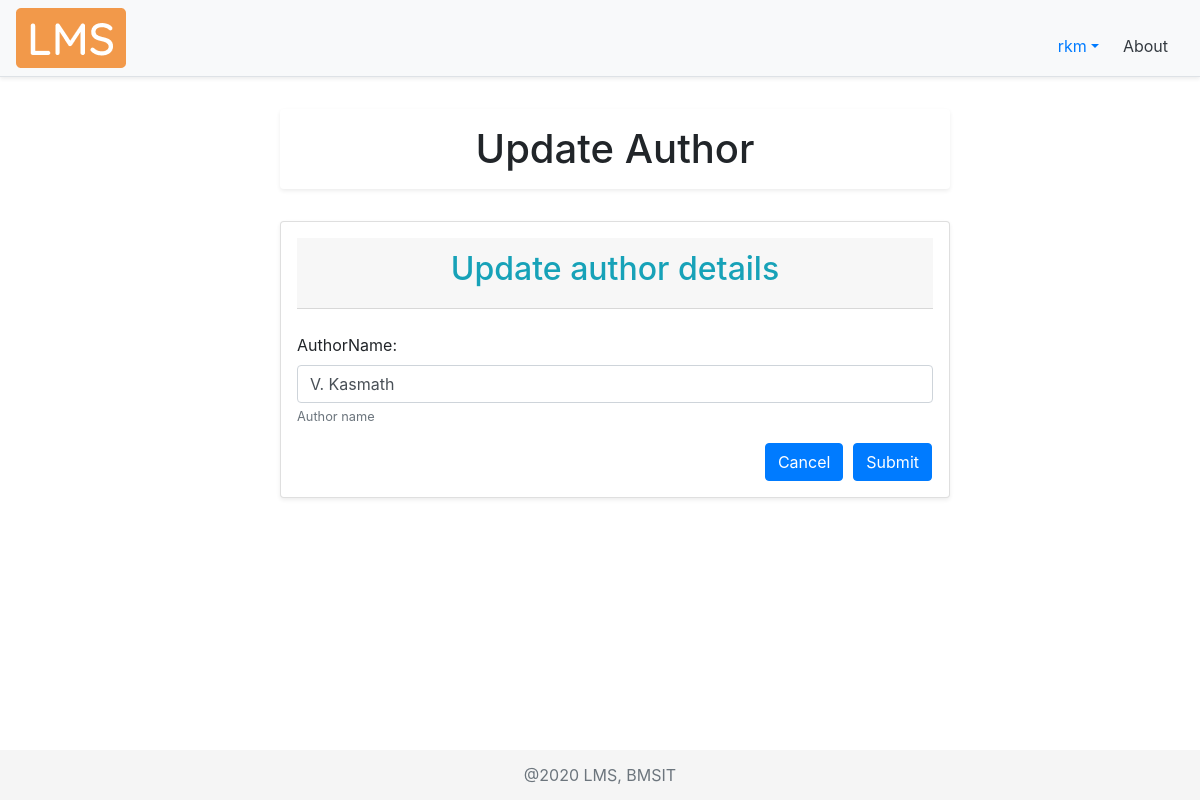
The page /updateauthordetails/5/ (signed in) on the database as committed earlier.
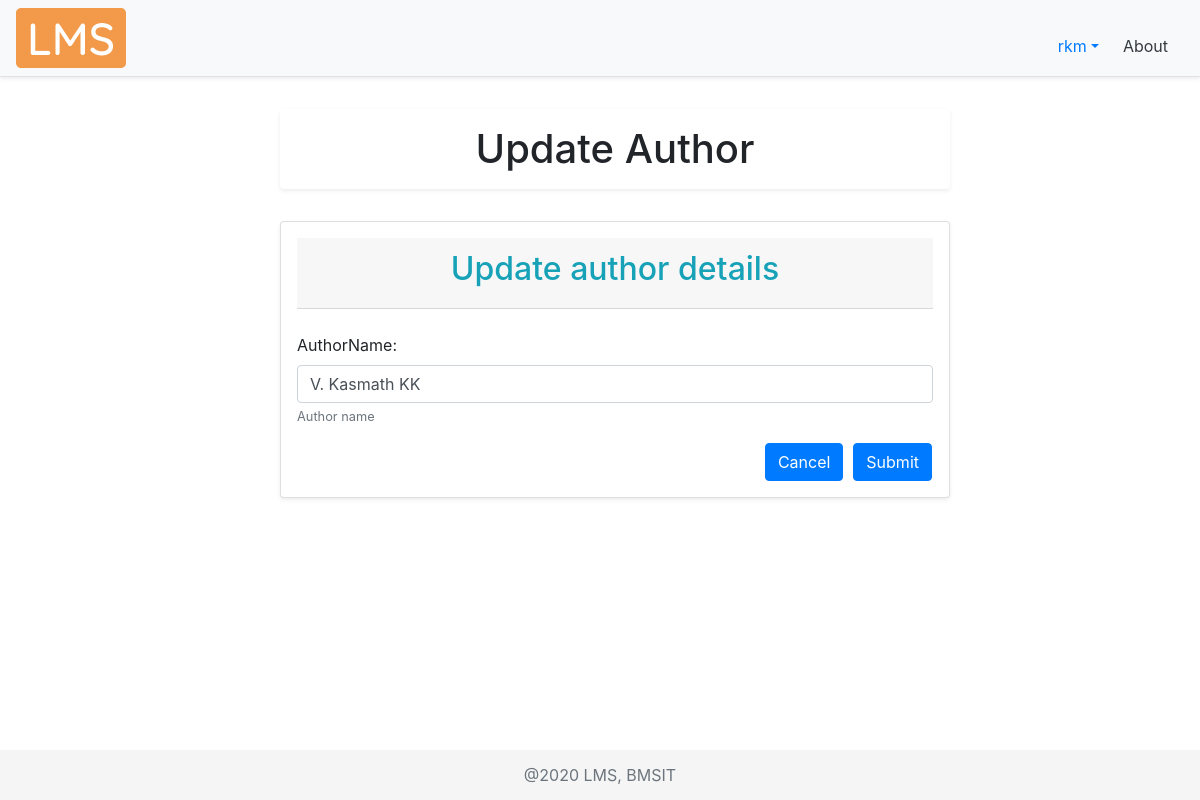
The same page on the database as committed later.
### libraryApp/models.py (models this page shows, shortened)
class AUTHOR(models.Model):
    authorName = models.CharField(max_length=30, help_text="Author name")

### libraryApp/decorators.py (the view)
    def wrapper_func(request, *args, **kwargs):
        user = request.user
        if not user.is_staff:
            messages.warning(request, "You are not allowed to access the previous requested page")
            return redirect("dashboard")
        else:
            return view_func(request, *args, **kwargs)

### libraryApp/forms.py
class AddAuthorForm(ModelForm):
    class Meta:
        model = AUTHOR
        fields = '__all__'

### libraryApp/views.py (called while the page is built, shortened)
@login_required(login_url='signin')
@staff_only_allowed
def updateAuthorDetails(request, pk):
    authorDetails = 'libraryApp/add_author_details.html'
    authors = AUTHOR.objects.get(id=pk)
    addAuthorForm = AddAuthorForm(instance=authors)
    context = {
        'option': 'Update',
        'addAuthorForm': addAuthorForm
    }
    return render(request, authorDetails, context)

### libraryApp/templates/libraryApp/add_author_details.html (shortened to what this page needs)
{% extends 'libraryApp/add_book_template.html' %}
{% load static %}
{% load widget_tweaks %}
{% block content %}
<div class="container">
<h1 class="text-center shadow-sm p-3 bg-white rounded">{{option}} Author</h1>
<br>
    <div class="card card-body shadow-sm p-3 bg-white rounded">
        <form method="POST" novalidate>
            <div class="card-header text-center">
                <h2 class="text-info">{{option}} author details</h2>
            </div>
            <br>
            {% for field in addAuthorForm.visible_fields %}
            <div class="form-group">
                {{ field.label_tag }}
                {% if addAuthorForm.is_bound %}
                {% if field.errors %}
                {% render_field field class="form-control is-invalid" %}
                {% for error in field.errors %}
                <div class="invalid-feedback">
                    {{ error }}
                </div>
                {% endfor %}
                {% else %}
                {% render_field field class="form-control is-valid" %}
                {% endif %}
                {% else %}
                {% render_field field class="form-control" %}
                {% endif %}
                {% if field.help_text %}
                <small class="form-text text-muted">{{ field.help_text }}</small>
                {% endif %}
            </div>
            {% endfor %}
            <div class="row justify-content-end">
                <a href="javascript:window.history.back()"><button type="button" class="btn btn-primary"
                        style="margin-right: 10px;">Cancel</button></a>
                <button type="submit" class="btn btn-primary mr-3">Submit</button>
            </div>
        </form>
        </div>
    </div>
    <br>
    {% endblock %}

Rows that differ between the two databases and show on the page:
changed AUTHOR: authorName "V. Kasmath" → "V. Kasmath KK"
